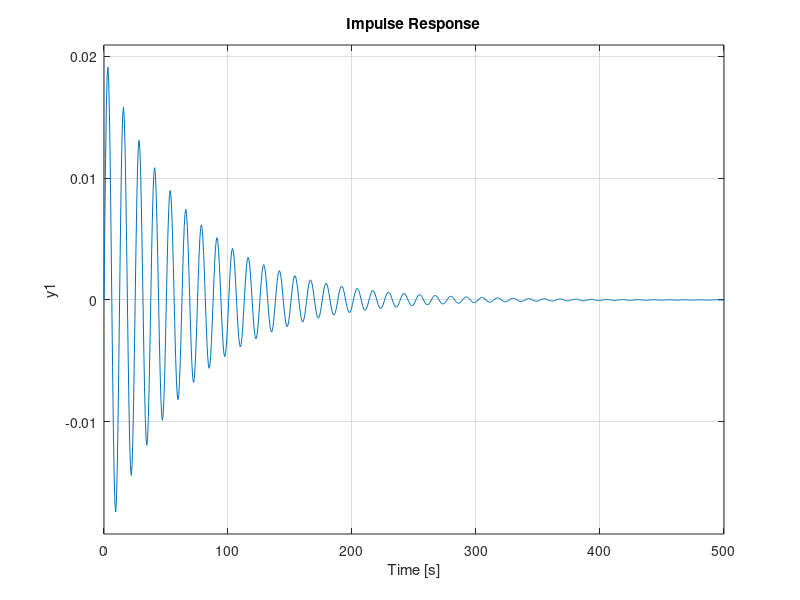

This chart was generated by the following MATLAB code:
clc; clear; close all;

m = 100; % kg
wn = 0.5; % Hz
kxi = 0.03;

c = 2 * wn * kxi * m;
k = m * wn ^ 2;

Hup = tf(1, [m, c, k])

Hudotp = tf([1 0], [m c k])

impulse(Hup);
